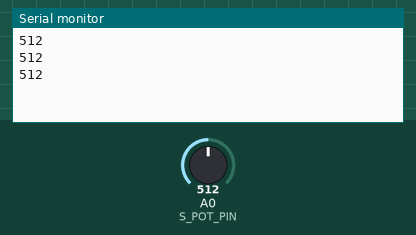
The sketch below on a simulated Arduino Uno, built with avr-gcc and run on an emulated ATmega328P. On the bench: the last lines printed to the serial monitor. Inputs (shaded band) come from the test bench; at power-on: A0 (S_POT_PIN) = 512.

Above: at 1.7 s.
1.8 s: A0 (S_POT_PIN) set to 716
At 2.4 s:
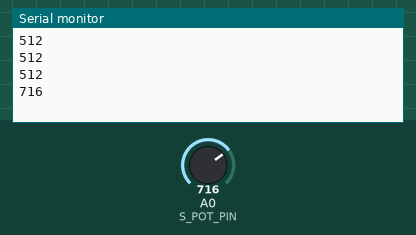
3.3 s: A0 (S_POT_PIN) set to 900
At 3.9 s:
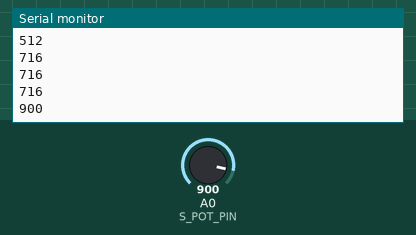
Timing chart, 0 to 6.3 s (numbered marks = the images above; inputs shaded):
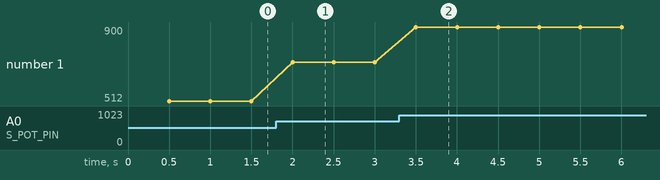

Measured:
- after the input at 1.8 s, the serial monitor: prints a new line after 0.20 s (image 1)
- after the input at 3.3 s, the serial monitor: prints a new line after 0.20 s (image 2)
- plotted number 1: 512 → 716 after the input at 1.8 s, 716 → 900 after the input at 3.3 s

The sketch:

String_Potentiometer.ino
```cpp
#define S_POT_PIN A0

void setup() {
  // put your setup code here, to run once:
  Serial.begin(9600);
  // pinMode(S_POT_PIN, INPUT);
  delay(500);
}

void loop() {
  // put your main code here, to run repeatedly:
  int val = analogRead(S_POT_PIN);
  Serial.println(val);
  delay(500);
}
```
